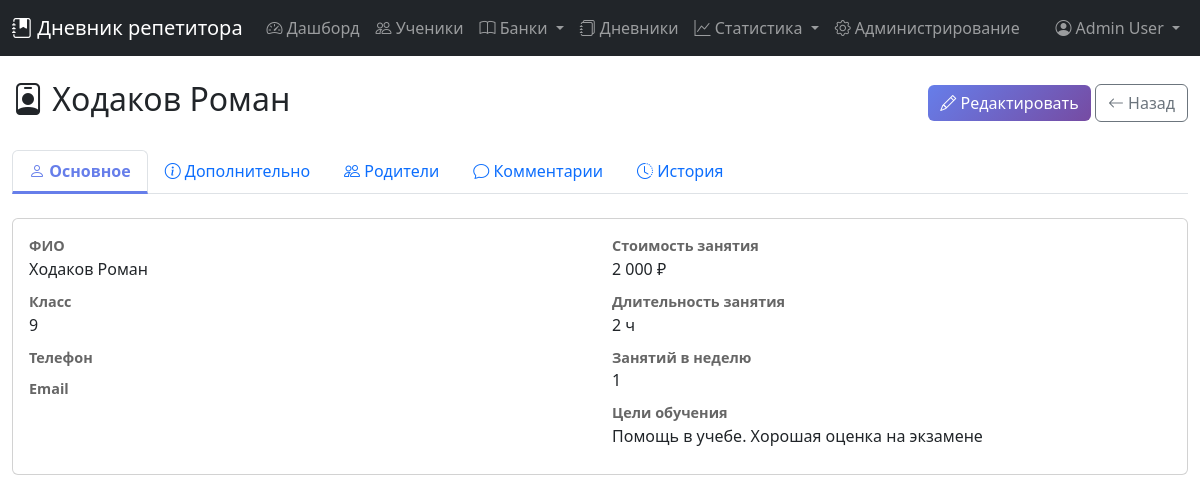
The app's page /students.php?action=view&id=2 (signed in) with its own data.
### tables this page shows
CREATE TABLE `users` (
  `id` int(11) NOT NULL,
  `username` varchar(50) NOT NULL,
  `email` varchar(100) NOT NULL,
  `password_hash` varchar(255) NOT NULL,
  `first_name` varchar(50) NOT NULL,
  `last_name` varchar(50) NOT NULL,
  `middle_name` varchar(50) DEFAULT NULL,
  `phone` varchar(20) DEFAULT NULL,
  `is_active` tinyint(1) DEFAULT 1,
  `is_admin` tinyint(1) DEFAULT 0,
  `created_at` timestamp NOT NULL DEFAULT current_timestamp(),
  `updated_at` timestamp NOT NULL DEFAULT current_timestamp() ON UPDATE current_timestamp(),
  `last_login` timestamp NULL DEFAULT NULL,
  `reset_token` varchar(100) DEFAULT NULL,
  `reset_token_expires` timestamp NULL DEFAULT NULL
);

CREATE TABLE `students` (
  `id` int(11) NOT NULL,
  `user_id` int(11) NOT NULL,
  `first_name` varchar(50) NOT NULL,
  `last_name` varchar(50) NOT NULL,
  `middle_name` varchar(50) DEFAULT NULL,
  `class` varchar(20) DEFAULT NULL,
  `phone` varchar(20) DEFAULT NULL,
  `lesson_cost` decimal(10,2) DEFAULT NULL,
  `lesson_duration` int(11) DEFAULT NULL,
  `lessons_per_week` int(11) DEFAULT NULL,
  `goals` text DEFAULT NULL,
  `birth_date` date DEFAULT NULL,
  `start_date` date DEFAULT NULL,
  `end_date` date DEFAULT NULL,
  `city` varchar(100) DEFAULT NULL,
  `email` varchar(100) DEFAULT NULL,
  `messenger1` varchar(255) DEFAULT NULL,
  `messenger2` varchar(255) DEFAULT NULL,
  `messenger3` varchar(255) DEFAULT NULL,
  `is_active` tinyint(1) DEFAULT 1,
  `created_at` timestamp NOT NULL DEFAULT current_timestamp(),
  `updated_at` timestamp NOT NULL DEFAULT current_timestamp() ON UPDATE current_timestamp()
);

### students.php (the view, shortened to what the rows shown need)
<?php
require_once 'config.php';
$currentUser = getCurrentUser($pdo);
$userId = $currentUser['id'];
$action = $_GET['action'] ?? 'list';
$studentId = $_GET['id'] ?? 0;
$filterClass = $_GET['filter_class'] ?? '';
$searchName = $_GET['search'] ?? '';
$filterActive = $_GET['filter_active'] ?? 'active';
$query = "SELECT s.*,
          (SELECT MIN(CONCAT(lesson_date, ' ', start_time)) FROM lessons WHERE student_id = s.id AND lesson_date >= CURDATE()) as next_lesson
          FROM students s
          WHERE s.user_id = ?";
$params = [$userId];
if ($filterActive === 'active') {
    $query .= " AND s.is_active = 1";
} elseif ($filterActive === 'inactive') {
    $query .= " AND s.is_active = 0";
}
$query .= " ORDER BY s.last_name, s.first_name";
$stmt = $pdo->prepare($query);
$stmt->execute($params);
$students = $stmt->fetchAll();
$stmt = $pdo->prepare("SELECT DISTINCT class FROM students WHERE user_id = ? AND class IS NOT NULL AND class != '' ORDER BY class");
$stmt->execute([$userId]);
$classes = $stmt->fetchAll();
$student = null;
if ($action === 'view' || $action === 'edit' && $studentId) {
    $stmt = $pdo->prepare("SELECT * FROM students WHERE id = ? AND user_id = ?");
    $stmt->execute([$studentId, $userId]);
    $student = $stmt->fetch();
}
$currentTab = $_GET['tab'] ?? 'main';
?>
<!DOCTYPE html>
<html lang="ru">
<head>
    <link href="https://cdn.jsdelivr.net/npm/bootstrap@5.3.0/dist/css/bootstrap.min.css" rel="stylesheet">
    <link href="https://cdn.jsdelivr.net/npm/bootstrap-icons@1.11.0/font/bootstrap-icons.css" rel="stylesheet">
</head>
<body>
    <?php include 'menu.php'; ?>
    <div class="container-fluid py-4">
        <?php if ($action === 'list'): ?>
            <div class="d-flex justify-content-between align-items-center mb-4">
                <h2><i class="bi bi-people"></i> Ученики</h2>
                <a href="?action=add" class="btn btn-primary">
                    <i class="bi bi-plus-circle"></i> Добавить ученика
                </a>
            </div>
            <div class="filter-panel">
                <form method="GET" action="" class="row g-3">
                    <div class="col-md-4">
                        <label class="form-label">Поиск по ФИО</label>
                        <input type="text" name="search" class="form-control" value="<?php echo htmlspecialchars($searchName); ?>" placeholder="Введите имя или фамилию">
                    </div>
                    <div class="col-md-3">
                        <label class="form-label">Класс</label>
                        <select name="filter_class" class="form-select">
                            <option value="">Все классы</option>
                            <?php foreach ($classes as $class): ?>
                                <option value="<?php echo htmlspecialchars($class['class']); ?>" <?php echo $filterClass == $class['class'] ? 'selected' : ''; ?>>
                                    <?php echo htmlspecialchars($class['class']); ?>
                                </option>
                            <?php endforeach; ?>
                        </select>
                    </div>
                    <div class="col-md-3">
                        <label class="form-label">Статус</label>
                        <select name="filter_active" class="form-select">
                            <option value="active" <?php echo $filterActive == 'active' ? 'selected' : ''; ?>>Активные</option>
                            <option value="inactive" <?php echo $filterActive == 'inactive' ? 'selected' : ''; ?>>Неактивные</option>
                            <option value="all" <?php echo $filterActive == 'all' ? 'selected' : ''; ?>>Все</option>
                        </select>
                    </div>
                    <div class="col-md-2 d-flex align-items-end">
                        <button type="submit" class="btn btn-primary w-100">
                            <i class="bi bi-search"></i> Применить
                        </button>
                    </div>
                </form>
            </div>
            <div class="row">
                <?php if (empty($students)): ?>
                    <div class="col-12">
                        <div class="alert alert-info text-center py-5">
                            <i class="bi bi-person-x" style="font-size: 3rem;"></i>
                            <h4 class="mt-3">Ученики не найдены</h4>
                            <p>Добавьте первого ученика, нажав кнопку "Добавить ученика"</p>
                        </div>
                    </div>
                <?php else: ?>
                    <?php foreach ($students as $student): ?>
                        <div class="col-md-6 col-lg-4">
                            <div class="student-card <?php echo !$student['is_active'] ? 'inactive' : ''; ?>">
                                <div class="d-flex justify-content-between align-items-start">
                                    <div>
                                        <div class="student-name">
                                            <?php echo htmlspecialchars($student['last_name'] . ' ' . $student['first_name'] . ' ' . ($student['middle_name'] ?? '')); ?>
                                        </div>
                                        <?php if (!empty($student['class'])): ?>
                                            <span class="student-class mt-2">
                                                <i class="bi bi-backpack"></i> <?php echo htmlspecialchars($student['class']); ?> класс
                                            </span>
                                        <?php endif; ?>
                                    </div>
                                    <span class="badge <?php echo $student['is_active'] ? 'bg-success' : 'bg-secondary'; ?>">
                                        <?php echo $student['is_active'] ? 'Активен' : 'Неактивен'; ?>
                                    </span>
                                </div>
                                <?php if (!empty($student['phone'])): ?>
                                    <div class="mt-2">
                                        <i class="bi bi-telephone"></i> <?php echo htmlspecialchars($student['phone']); ?>
                                    </div>
                                <?php endif; ?>
                                <?php if ($student['next_lesson']): ?>
                                    <div class="next-lesson mt-2">
                                        <i class="bi bi-calendar-check"></i>
                                        Ближайшее занятие: <?php echo date('d.m.Y H:i', strtotime($student['next_lesson'])); ?>
                                    </div>
                                <?php else: ?>
                                    <div class="text-muted mt-2">
                                        <i class="bi bi-calendar-x"></i> Нет запланированных занятий
                                    </div>
                                <?php endif; ?>
                                <div class="student-actions">
                                    <div class="btn-group w-100" role="group">
                                        <a href="?action=view&id=<?php echo $student['id']; ?>" class="btn btn-outline-primary btn-sm">
                                            <i class="bi bi-eye"></i> Просмотр
                                        </a>
                                        <a href="?action=edit&id=<?php echo $student['id']; ?>" class="btn btn-outline-secondary btn-sm">
                                            <i class="bi bi-pencil"></i> Ред.
                                        </a>
                                        <a href="?toggle_active=1&id=<?php echo $student['id']; ?>" class="btn btn-outline-warning btn-sm" onclick="return confirm('Изменить статус ученика?')">
                                            <i class="bi bi-power"></i>
                                        </a>
                                        <a href="?delete=1&id=<?php echo $student['id']; ?>" class="btn btn-outline-danger btn-sm" onclick="return confirm('Вы уверены? Это действие удалит все данные ученика!')">
                                            <i class="bi bi-trash"></i>
                                        </a>
                                    </div>
                                </div>
                            </div>
                        </div>
                    <?php endforeach; ?>
                <?php endif; ?>
            </div>
        <?php elseif ($action === 'view' && $student): ?>
            <div class="d-flex justify-content-between align-items-center mb-4">
                <h2>
                    <i class="bi bi-person-badge"></i>
                    <?php echo htmlspecialchars($student['last_name'] . ' ' . $student['first_name'] . ' ' . ($student['middle_name'] ?? '')); ?>
                </h2>
                <div>
                    <a href="?action=edit&id=<?php echo $student['id']; ?>" class="btn btn-primary">
                        <i class="bi bi-pencil"></i> Редактировать
                    </a>
                    <a href="students.php" class="btn btn-outline-secondary">
                        <i class="bi bi-arrow-left"></i> Назад
                    </a>
                </div>
            </div>
            <ul class="nav nav-tabs mb-4" id="studentTabs" role="tablist">
                <li class="nav-item" role="presentation">
                    <button class="nav-link <?php echo $currentTab == 'main' ? 'active' : ''; ?>"
                            data-bs-toggle="tab" data-bs-target="#main" type="button">
                        <i class="bi bi-person"></i> Основное
                    </button>
                </li>
                <li class="nav-item" role="presentation">
                    <button class="nav-link <?php echo $currentTab == 'additional' ? 'active' : ''; ?>"
                            data-bs-toggle="tab" data-bs-target="#additional" type="button">
                        <i class="bi bi-info-circle"></i> Дополнительно
                    </button>
                </li>
                <li class="nav-item" role="presentation">
                    <button class="nav-link <?php echo $currentTab == 'parents' ? 'active' : ''; ?>"
                            data-bs-toggle="tab" data-bs-target="#parents" type="button">
                        <i class="bi bi-people"></i> Родители
                    </button>
                </li>
                <li class="nav-item" role="presentation">
                    <button class="nav-link <?php echo $currentTab == 'comments' ? 'active' : ''; ?>"
                            data-bs-toggle="tab" data-bs-target="#comments" type="button">
                        <i class="bi bi-chat"></i> Комментарии
                    </button>
                </li>
                <li class="nav-item" role="presentation">
                    <button class="nav-link <?php echo $currentTab == 'history' ? 'active' : ''; ?>"
                            data-bs-toggle="tab" data-bs-target="#history" type="button">
                        <i class="bi bi-clock-history"></i> История
                    </button>
                </li>
            </ul>
            <div class="tab-content">
                <div class="tab-pane fade <?php echo $currentTab == 'main' ? 'show active' : ''; ?>" id="main">
                    <div class="card">
                        <div class="card-body">
                            <div class="row">
                                <div class="col-md-6">
                                    <div class="info-label">ФИО</div>
                                    <div class="info-value">
                                        <?php echo htmlspecialchars($student['last_name'] . ' ' . $student['first_name'] . ' ' . ($student['middle_name'] ?? '')); ?>
                                    </div>
                                    <div class="info-label">Класс</div>
                                    <div class="info-value"><?php echo htmlspecialchars($student['class'] ?? 'Не указан'); ?></div>
                                    <div class="info-label">Телефон</div>
                                    <div class="info-label">Email</div>
                                </div>
                                <div class="col-md-6">
                                    <div class="info-label">Стоимость занятия</div>
                                    <div class="info-value">
                                        <?php echo $student['lesson_cost'] ? number_format($student['lesson_cost'], 0, ',', ' ') . ' ₽' : 'Не указана'; ?>
                                    </div>
                                    <div class="info-label">Длительность занятия</div>
                                    <div class="info-value">
                                        <?php
                                        if ($student['lesson_duration']) {
                                            $hours = floor($student['lesson_duration'] / 60);
                                            $minutes = $student['lesson_duration'] % 60;
                                            echo ($hours > 0 ? $hours . ' ч ' : '') . ($minutes > 0 ? $minutes . ' мин' : '');
                                        } else {
                                            echo 'Не указана';
                                        }
                                        ?>
                                    </div>
                                    <div class="info-label">Занятий в неделю</div>
                                    <div class="info-value"><?php echo $student['lessons_per_week'] ?? 'Не указано'; ?></div>
                                    <div class="info-label">Цели обучения</div>
                                    <div class="info-value"><?php echo nl2br(htmlspecialchars($student['goals'] ?? 'Не указаны')); ?></div>
                                </div>
                            </div>
                        </div>
                    </div>
                </div>
            </div>
        <?php endif; ?>
    </div>
</body>
</html>

### menu.php (shortened to what the rows shown need)
<?php
$currentUser = getCurrentUser($pdo);
?>
<nav class="navbar navbar-expand-lg navbar-dark bg-dark">
    <div class="container-fluid">
        <div class="collapse navbar-collapse" id="navbarNav">
            <ul class="navbar-nav">
                <li class="nav-item dropdown">
                    <a class="nav-link dropdown-toggle" href="#" role="button" data-bs-toggle="dropdown">
                        <i class="bi bi-person-circle"></i>
                        <?php echo htmlspecialchars($currentUser['first_name'] . ' ' . $currentUser['last_name']); ?>
                    </a>
                </li>
            </ul>
        </div>
    </div>
</nav>
<link rel="stylesheet" href="https://cdn.jsdelivr.net/npm/bootstrap-icons@1.11.0/font/bootstrap-icons.css">

### records on screen
users: first_name+last_name "Admin User"
students: last_name+first_name+middle_name "Ходаков Роман", class "9", lesson_cost "2 000", lesson_duration "2", lessons_per_week "1", goals "Помощь в учебе. Хорошая оценка на экзамене"
